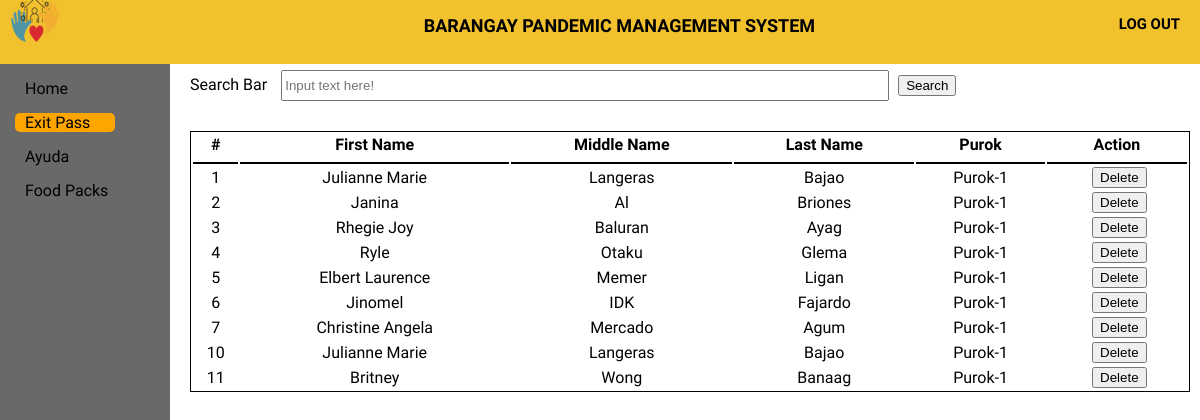
/Official/ExitPass/exitpass.php, run on an earlier commit of the app's database.
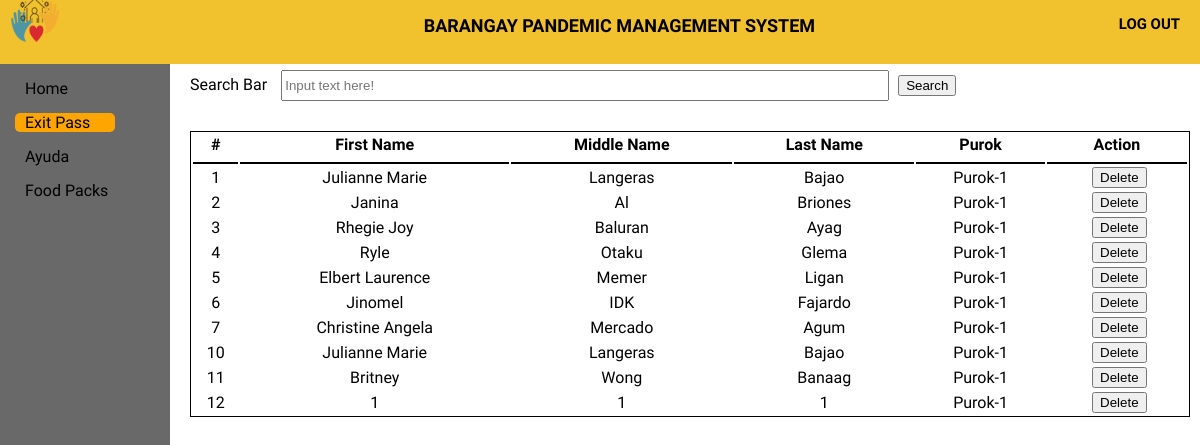
And on a later commit of the database.
### tables this page shows
CREATE TABLE `exitpass` (
  `epassID` int(11) NOT NULL,
  `Fname2` varchar(50) NOT NULL,
  `Mname2` varchar(50) NOT NULL,
  `Lname2` varchar(50) NOT NULL,
  `purok2` varchar(50) NOT NULL,
  `barangay` varchar(50) NOT NULL
);

### Official/ExitPass/exitpass.php (the view, shortened to what this page needs)
<!DOCTYPE html>
<html>
<head>
	<link rel="stylesheet" type="text/css" href="exitpass.css">
</head>
<body>
	<header>
		<div class="log_out">
			<a href="log_out" class="logout_btn"><h5>LOG OUT</h5></a>
		</div>
		<div class="title">
			<h5>BARANGAY PANDEMIC MANAGEMENT SYSTEM</h5>
		</div>
		<div class="logobox">
			<img src="logo1.png" class="logo">
		</div>
	</header>
	<div class="sidebar">
		<a href="../home page/home.html"><span>Home</span></a>
		<a href="../ExitPass/exitpass.php" id="main"><span>Exit Pass</span></a>
		<a href="../Ayuda/Ayuda.php"><span>Ayuda</span></a>
		<a href="../Food pack/Food pack.php"><span>Food Packs</span></a>
	</div>
	<div class="content">
		<form action="eresult.php" method="get">
		<div class="Cheader">
			<label>Search Bar</label>
			<input type="text" name="search" id="searchbar" placeholder="Input text here!">
			<button type="submit" >Search</button>
		</div>
		</form>
		<table class="table1">
		  <tr>
		  	<th>#</th>
		    <th>First Name</th>
		    <th>Middle Name</th>
		    <th>Last Name</th>
		    <th>Purok</th>
		    <th>Action</th>
		  </tr>
		  <tbody>
					<?php
						require '../Connection/db_conn.php';
						$query = $conn->query("SELECT *  FROM `exitpass`;") or die(mysqli_error());
						while($fetch = $query->fetch_array()){
					?>
						<tr>
							<td><?php echo $fetch['epassID']?></td>
							<td><?php echo $fetch['Fname2']?></td>
							<td><?php echo $fetch['Mname2']?></td>
							<td><?php echo $fetch['Lname2']?></td>
							<td><?php echo $fetch['purok2']?></td>
    						<td><center></a><a onclick = "confirmationDelete(this); return false;" href = "delete-exitpass.php?epassID=<?php echo $fetch['epassID']?>"><i></i><button> Delete</button></a></center></td>
  </tr>
 					 <?php
						}
					?>
					</tbody>
		</table>
	</div>
</body>
</html>

What changed in the data, as far as the page shows it:
added exitpass: epassID "12", Fname2 "1", Mname2 "1", Lname2 "1", purok2 "Purok-1"
